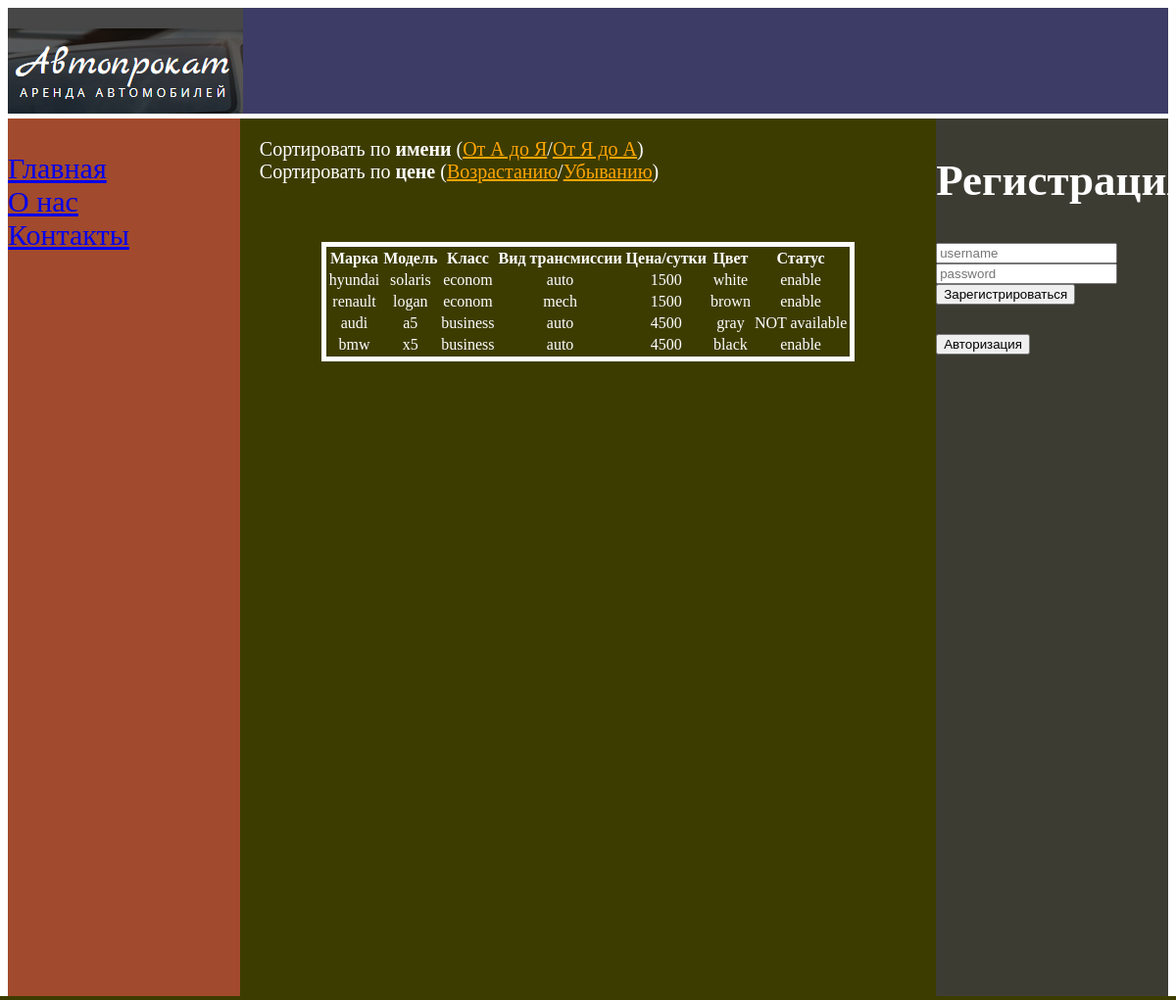
The page /sort3.php on the database its author committed.
### tables this page shows
CREATE TABLE `auto` (
  `id` int(11) NOT NULL,
  `color` varchar(50) NOT NULL,
  `status` varchar(50) NOT NULL,
  `regnum` varchar(10000) NOT NULL,
  `id_model` int(11) NOT NULL
);

CREATE TABLE `model` (
  `id` int(11) NOT NULL,
  `marka` varchar(50) NOT NULL,
  `model` varchar(50) NOT NULL,
  `class` varchar(50) NOT NULL,
  `trannsm` varchar(50) NOT NULL,
  `zena` int(11) NOT NULL
);

### sort3.php (the view, shortened to what this page needs)
<?php
	require('connect.php');
	$qry=mysqli_query($connection,"SELECT model.marka, model.model, model.class, model.trannsm, model.zena, auto.color, auto.status FROM model INNER JOIN auto ON model.id = auto.id_model ORDER BY model.zena ASC");
$posts=array();
if ($qry) {
	while ($row=mysqli_fetch_assoc($qry)) {
	$posts[]=$row;
}
}
?>
<html>
<head>
	<link rel="stylesheet" type="text/css" href="style.css">
</head>
<body>
	<div class="main">
		<div class="header">
			<a href="index.php" ><img src="logo.png"></a>
		</div>
		<div class="leftbar">
		<br>
			<a href="index.php">Главная</a><br>
			<a href="about.php">О нас</a><br>
			<a href="contact.php">Контакты</a><br>
		</div>
		<div class="content">
			<div class="sort">
			Сортировать по <strong>имени</strong> (<a href="sort1.php"><span>От А до Я</span></a>/<a href="sort2.php"><span>От Я до А</span></a>)<br>
				Сортировать по <strong>цене</strong> (<a href="sort3.php"><span>Возрастанию</span></a>/<a href="sort4.php"><span>Убыванию</span></a>)
			</div>
		<table align="center">
		<tr>
			<th>Марка</th>
			<th>Модель</th>
			<th>Класс</th>
			<th>Вид трансмиссии</th>
			<th>Цена/сутки</th>
			<th>Цвет</th>
			<th>Статус</th>
		</tr>
	<?php foreach($posts as $post){
			echo'<tr align="center">';
		echo '<td>'.$post['marka'].'</td>';
		echo '<td>'. $post['model'].	'</td>';
		echo '<td>'. $post['class']	.'</td>';
		echo '<td>'. $post['trannsm'].	'</td>';
		echo '<td>'.$post['zena']	.    '</td>';
		echo '<td>'.$post['color'].	'</td>';
		echo '<td>'. $post['status']	.'</td>';
	}
	echo '</table>';
	?>
	</div>
	<div class="sidebar">
		<form  method="POST">
			<h2>Регистрация</h2>
			<input type="text" name="username" class="form-control" placeholder="username" required><br>
			<input type="password" name="password" class="form-control" placeholder="password" required><br>
			<button type="submit" class="button">Зарегистрироваться</button>
		</form>
		<div class="avtar"><form action="atr.php">
    			<button type="submit" class="button">Авторизация</button>
			</form>
		</div>
	</div>
</div>
</body>
</html>

### style.css (style rules this page uses)
body { color: white; font-size: 30px; }
.header { background:#3d3c66; height: 108px; margin-bottom: 5px; }
.leftbar { background:#A24A2D; min-height: 300px; width:20%; float: left; height: 900px; }
.content { background:#3d3c00; height: 900px; width: 60%; float:left; }
.sidebar { background:#3d3c33; min-height: 300px; width: 20%; height: 900px; float: left; }
table { margin-top: 60px; border:5px solid white; }
.sort { margin:20px 0px 0px 20px; font-size: 20px; }
.sort span { color:orange; text-decoration: underline; cursor: pointer; }

### rows shown on the page
auto: id_model.marka "hyundai", id_model.model "solaris", id_model.class "econom", id_model.trannsm "auto", id_model.zena "1500", color "white", status "enable"
auto: id_model.marka "renault", id_model.model "logan", id_model.class "econom", id_model.trannsm "mech", id_model.zena "1500", color "brown", status "enable"
auto: id_model.marka "audi", id_model.model "a5", id_model.class "business", id_model.trannsm "auto", id_model.zena "4500", color "gray", status "NOT available"
auto: id_model.marka "bmw", id_model.model "x5", id_model.class "business", id_model.trannsm "auto", id_model.zena "4500", color "black", status "enable"
